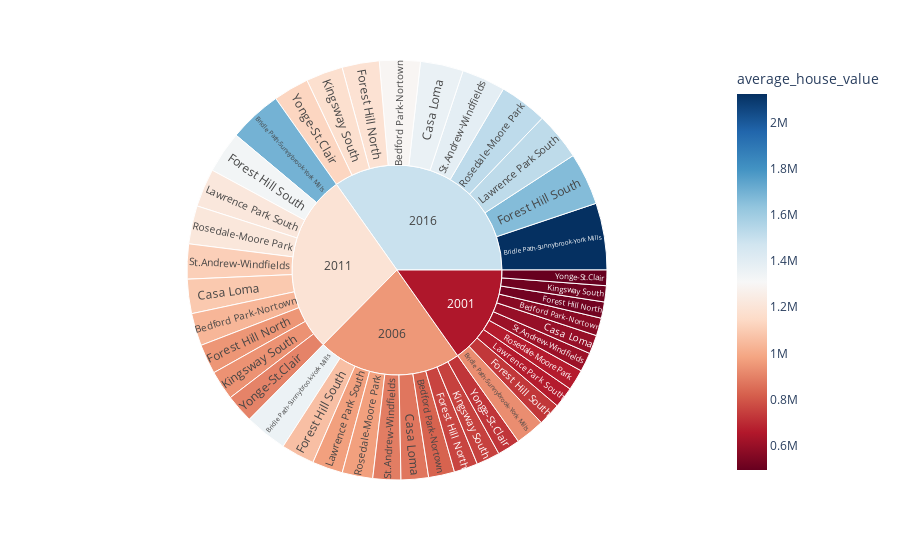

Source (notebook cell):
### Code cell
# Create the sunburst chart
# YOUR CODE HERE!

fig = px.sunburst(to_most_expensive,
                  path=['year','neighbourhood'],
                  values='average_house_value',
                  color='average_house_value',
                  color_continuous_scale='RdBu'
                  )
fig.show()

### Figure 1 — Plotly figure (JSON) as saved in the notebook; plotly's stock layout.template omitted (floating-point values rounded to 4 significant figures)
{"data": [{"branchvalues": "total", "customdata": [[565304], [826963], [1034387], [1295007], [927466], [1356757], [1697067], [2124653], [596077], [871981], [1090696], [1365503], [517466], [756983], [946854], [1185419], [726664], [1063011], [1329642], [1664653], [512334], [749476], [937464], [1173663], [664712], [972384], [1216283], [1522732], [664476], [972039], [1215852], [1522193], [607040], [888017], [1110755], [1390616], [494098], [722799], [904096], [1131888], [651600.0], [953200.0], [1192000.0], [1493000.0]], "domain": {"x": [0, 1], "y": [0, 1]}, "hovertemplate": "labels=%{label}<br>average_house_value_sum=%{value}<br>parent=%{parent}<br>id=%{id}<br>average_house_value=%{color}<extra></extra>", "ids": ["2001/Bedford Park-Nortown", "2006/Bedford Park-Nortown", "2011/Bedford Park-Nortown", "2016/Bedford Park-Nortown", "2001/Bridle Path-Sunnybrook-York Mills", "2006/Bridle Path-Sunnybrook-York Mills", "2011/Bridle Path-Sunnybrook-York Mills", "2016/Bridle Path-Sunnybrook-York Mills", "2001/Casa Loma", "2006/Casa Loma", "2011/Casa Loma", "2016/Casa Loma", "2001/Forest Hill North", "2006/Forest Hill North", "2011/Forest Hill North", "2016/Forest Hill North", "2001/Forest Hill South", "2006/Forest Hill South", "2011/Forest Hill South", "2016/Forest Hill South", "2001/Kingsway South", "2006/Kingsway South", "2011/Kingsway South", "2016/Kingsway South", "2001/Lawrence Park South", "2006/Lawrence Park South", "2011/Lawrence Park South", "2016/Lawrence Park South", "2001/Rosedale-Moore Park", "2006/Rosedale-Moore Park", "2011/Rosedale-Moore Park", "2016/Rosedale-Moore Park", "2001/St.Andrew-Windfields", "2006/St.Andrew-Windfields", "2011/St.Andrew-Windfields", "2016/St.Andrew-Windfields", "2001/Yonge-St.Clair", "2006/Yonge-St.Clair", "2011/Yonge-St.Clair", "2016/Yonge-St.Clair", "2001", "2006", "2011", "2016"], "labels": ["Bedford Park-Nortown", "Bedford Park-Nortown", "Bedford Park-Nortown", "Bedford Park-Nortown", "Bridle Path-Sunnybrook-York Mills", "Bridle Path-Sunnybrook-York Mills", "Bridle Path-Sunnybrook-York Mills", "Bridle Path-Sunnybrook-York Mills", "Casa Loma", "Casa Loma", "Casa Loma", "Casa Loma", "Forest Hill North", "Forest Hill North", "Forest Hill North", "Forest Hill North", "Forest Hill South", "Forest Hill South", "Forest Hill South", "Forest Hill South", "Kingsway South", "Kingsway South", "Kingsway South", "Kingsway South", "Lawrence Park South", "Lawrence Park South", "Lawrence Park South", "Lawrence Park South", "Rosedale-Moore Park", "Rosedale-Moore Park", "Rosedale-Moore Park", "Rosedale-Moore Park", "St.Andrew-Windfields", "St.Andrew-Windfields", "St.Andrew-Windfields", "St.Andrew-Windfields", "Yonge-St.Clair", "Yonge-St.Clair", "Yonge-St.Clair", "Yonge-St.Clair", "2001", "2006", "2011", "2016"], "marker": {"coloraxis": "coloraxis", "colors": [565304, 826963, 1034387, 1295007, 927466, 1356757, 1697067, 2124653, 596077, 871981, 1090696, 1365503, 517466, 756983, 946854, 1185419, 726664, 1063011, 1329642, 1664653, 512334, 749476, 937464, 1173663, 664712, 972384, 1216283, 1522732, 664476, 972039, 1215852, 1522193, 607040, 888017, 1110755, 1390616, 494098, 722799, 904096, 1131888, 651600.0, 953200.0, 1192000.0, 1493000.0]}, "name": "", "parents": ["2001", "2006", "2011", "2016", "2001", "2006", "2011", "2016", "2001", "2006", "2011", "2016", "2001", "2006", "2011", "2016", "2001", "2006", "2011", "2016", "2001", "2006", "2011", "2016", "2001", "2006", "2011", "2016", "2001", "2006", "2011", "2016", "2001", "2006", "2011", "2016", "2001", "2006", "2011", "2016", "", "", "", ""], "type": "sunburst", "values": [565304, 826963, 1034387, 1295007, 927466, 1356757, 1697067, 2124653, 596077, 871981, 1090696, 1365503, 517466, 756983, 946854, 1185419, 726664, 1063011, 1329642, 1664653, 512334, 749476, 937464, 1173663, 664712, 972384, 1216283, 1522732, 664476, 972039, 1215852, 1522193, 607040, 888017, 1110755, 1390616, 494098, 722799, 904096, 1131888, 6275637, 9180410, 11483096, 14376327]}], "layout": {"autosize": true, "coloraxis": {"colorbar": {"title": {"text": "average_house_value"}}, "colorscale": [[0, "rgb(103,0,31)"], [0.1, "rgb(178,24,43)"], [0.2, "rgb(214,96,77)"], [0.3, "rgb(244,165,130)"], [0.4, "rgb(253,219,199)"], [0.5, "rgb(247,247,247)"], [0.6, "rgb(209,229,240)"], [0.7, "rgb(146,197,222)"], [0.8, "rgb(67,147,195)"], [0.9, "rgb(33,102,172)"], [1, "rgb(5,48,97)"]]}, "legend": {"tracegroupgap": 0}, "margin": {"t": 60}}}
